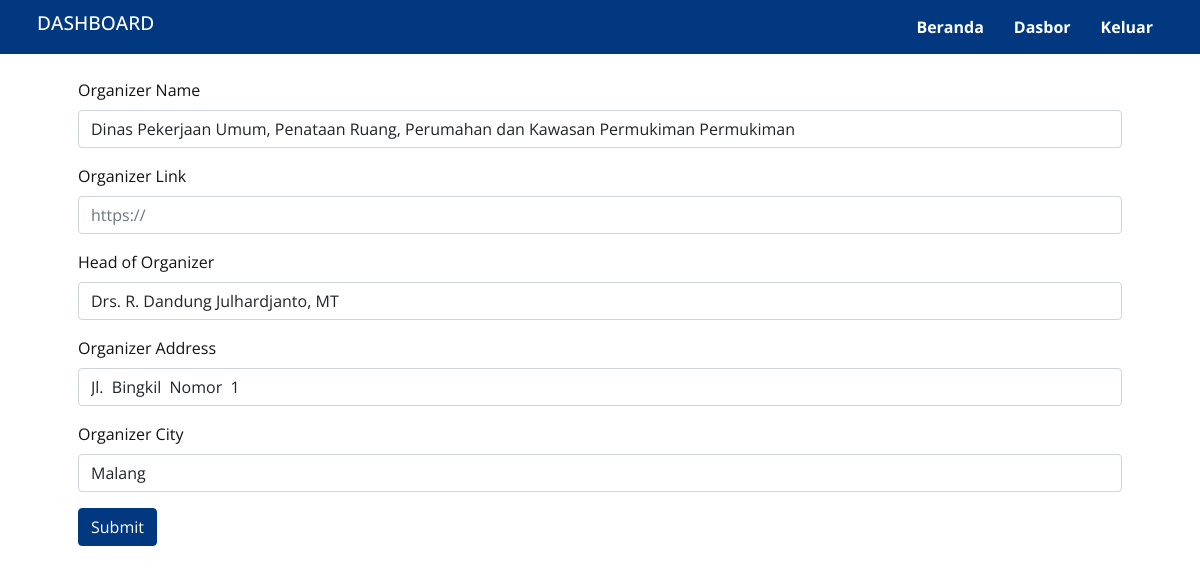
The page /data/organizer/edit-management.php?id=1 (signed in) on the database its author committed.
### tables this page shows
CREATE TABLE IF NOT EXISTS `managements_table` (
  `id` int NOT NULL AUTO_INCREMENT,
  `organizer_name` varchar(255) NOT NULL,
  `uri_organizer` varchar(255) DEFAULT NULL,
  `organizer_address` varchar(255) DEFAULT NULL,
  `organizer_city` varchar(255) DEFAULT NULL,
  `organizer_head` varchar(255) NOT NULL,
  PRIMARY KEY (`id`)
);

### action/get-management.php (called while the page is built, shortened)
<?php
include 'db_connect.php';
if ($_SERVER['REQUEST_METHOD'] === 'GET') {
    if (isset($_GET['id']) && !empty($_GET['id'])) {
        $sql = "SELECT * FROM managements_table WHERE id = " . $_GET['id'] . " LIMIT 1";
        $result = $conn->query($sql);
        if ($result->num_rows > 0) {
            $organizer_table = $result->fetch_assoc();
        }
    }
}

### action/fucntion.php (called while the page is built, shortened)
<?php
function old($name)
{
    return null;
}

### data/organizer/edit-management.php (the view, shortened to what this page needs)
<!doctype html>
<html lang="en">
<head>
    <link href="https://cdn.jsdelivr.net/npm/bootstrap@5.0.2/dist/css/bootstrap.min.css" rel="stylesheet">
    <link rel="stylesheet" href="https://cdnjs.cloudflare.com/ajax/libs/magicsuggest/2.1.5/magicsuggest-min.css" />
    <link href="https://cdn.jsdelivr.net/npm/select2@4.1.0-rc.0/dist/css/select2.min.css" rel="stylesheet" />
    <link rel="stylesheet" href="/assets/css/style.css" />
</head>
<?php include_once $_SERVER['DOCUMENT_ROOT'] . '/action/first-load.php'; ?>
<?php include_once '../../action/get-management.php' ?>
<body>
    <?php include '../../assets/view/dashboard_header.php' ?>
    <main>
        <div class="container ">
            <div class="row justify-content-center  m-2 p-3">
                <form action="/action/save-management.php?id=<?= $organizer_table['id']; ?>" method="POST" enctype="multipart/form-data">
                    <div class="mb-3">
                        <label for="organizer_name" class="form-label">Organizer Name</label>
                        <input type="text" class="form-control" id="organizer_name" name="organizer_name" value="<?= old('organizer_name') ?? $organizer_table['organizer_name']; ?>" required>
                    </div>
                    <div class="mb-3">
                        <label for="uri_organizer" class="form-label">Organizer Link</label>
                        <input type="text" class="form-control" id="uri_organizer" placeholder="https://" name="uri_organizer" value="<?= old('uri_organizer') ?? $organizer_table['uri_organizer']; ?>">
                    </div>
                    <div class="mb-3">
                        <label for="organizer_head" class="form-label">Head of Organizer</label>
                        <input type="text" class="form-control" id="organizer_head" name="organizer_head" value="<?= old('organizer_head') ?? $organizer_table['organizer_head']; ?>" required>
                    </div>
                    <div class="mb-3">
                        <label for="organizer_address" class="form-label">Organizer Address</label>
                        <input type="text" class="form-control" id="organizer_address" name="organizer_address" value="<?= old('organizer_address') ?? $organizer_table['organizer_address']; ?>" required>
                    </div>
                    <div class="mb-3">
                        <label for="organizer_city" class="form-label">Organizer City</label>
                        <input type="text" class="form-control" id="organizer_city" name="organizer_city" value="<?= old('organizer_city') ?? $organizer_table['organizer_city']; ?>" required>
                    </div>
                    <button type="submit" id="saveParcel" class="btn btn-primary">Submit</button>
                </form>
            </div>
        </div>
    </main>
</body>
</html>

### assets/css/style.css (style rules this page uses)
* { margin: 0; padding: 0; box-sizing: border-box; text-decoration: none !important; outline: none !important; border: none; scroll-behavior: smooth; }
body { font-family: "Open Sans", "Roboto", "Segoe UI", sans-serif; font-weight: 500; color: #141414; }
.btn-primary { background-color: #013880; border-color: #013880; }
label { font-weight: 400; }

### rows shown on the page
managements_table: organizer_name "Dinas Pekerjaan Umum, Penataan Ruang, Perumahan dan Kawasan Permukiman Permukiman", organizer_head "Drs. R. Dandung Julhardjanto, MT", organizer_address "Jl. Bingkil Nomor 1", organizer_city "Malang"
